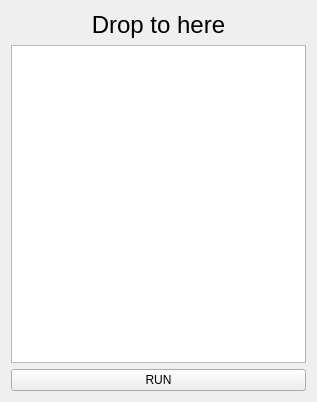
<?xml version="1.0" encoding="UTF-8"?>
<ui version="4.0">
 <class>OneKeyResetGateClass</class>
 <widget class="QMainWindow" name="OneKeyResetGateClass">
  <property name="geometry">
   <rect>
    <x>0</x>
    <y>0</y>
    <width>317</width>
    <height>402</height>
   </rect>
  </property>
  <property name="windowTitle">
   <string>OneKeyResetGate</string>
  </property>
  <widget class="QWidget" name="centralWidget">
   <layout class="QVBoxLayout" name="verticalLayout">
    <item>
     <widget class="QLabel" name="label">
      <property name="font">
       <font>
        <family>Arial</family>
        <pointsize>18</pointsize>
       </font>
      </property>
      <property name="text">
       <string>Drop to here</string>
      </property>
      <property name="alignment">
       <set>Qt::AlignCenter</set>
      </property>
     </widget>
    </item>
    <item>
     <widget class="ResourceManager" name="listWidget">
      <property name="wordWrap">
       <bool>true</bool>
      </property>
      <property name="sortingEnabled">
       <bool>false</bool>
      </property>
     </widget>
    </item>
    <item>
     <widget class="QPushButton" name="runButton">
      <property name="text">
       <string>RUN</string>
      </property>
     </widget>
    </item>
   </layout>
  </widget>
 </widget>
 <layoutdefault spacing="6" margin="11"/>
 <customwidgets>
  <customwidget>
   <class>ResourceManager</class>
   <extends>QListWidget</extends>
   <header>resourcemanager.h</header>
  </customwidget>
 </customwidgets>
 <resources>
  <include location="onekeyresetgate.qrc"/>
 </resources>
 <connections/>
</ui>
